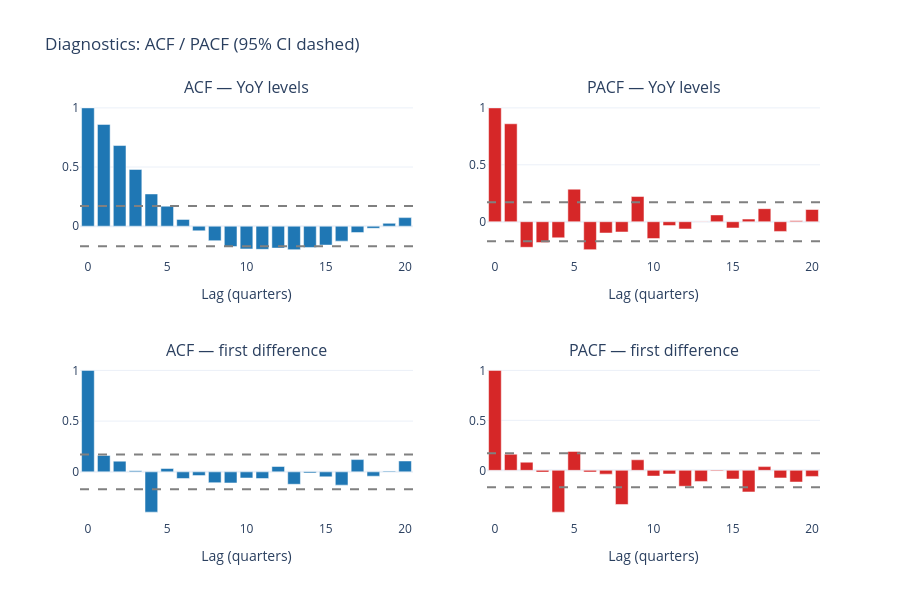

Here is the notebook cell this chart was saved with:
### Markdown cell above
# ACF/PACF plot

### Code cell
from statsmodels.tsa.stattools import adfuller, acf, pacf
from plotly.subplots import make_subplots

TRAIN_START = '1993-01-01'
y = df.loc[TRAIN_START:CUTOFF, 'headline_yoy'].dropna()
print(f"Training sample: {y.index.min().date()} to {y.index.max().date()}, n={len(y)}\n")

# --- ADF stationarity tests ---
print('Augmented Dickey-Fuller test (H0: unit root, non-stationary)')
for label, series in [('Levels', y), ('First difference', y.diff().dropna())]:
    stat, pval, _, _, crit, _ = adfuller(series, autolag='AIC')
    verdict = 'STATIONARY' if pval < 0.05 else 'non-stationary'
    print(f'  {label:18s}: ADF={stat:7.3f}  p-value={pval:.4f}  -> {verdict}')

# --- ACF / PACF computation ---
NLAGS = 20
ci_band = 1.96 / np.sqrt(len(y))   # 95% confidence band

fig_diag = make_subplots(rows=2, cols=2,
    subplot_titles=('ACF — YoY levels', 'PACF — YoY levels',
                    'ACF — first difference', 'PACF — first difference'))

for col_idx, (label, series) in enumerate([('levels', y), ('diff', y.diff().dropna())]):
    a = acf(series, nlags=NLAGS, fft=False)
    p = pacf(series, nlags=NLAGS, method='ywm')
    lags = np.arange(len(a))
    row = col_idx + 1
    fig_diag.add_trace(go.Bar(x=lags, y=a, marker_color='#1f77b4', showlegend=False), row=row, col=1)
    fig_diag.add_trace(go.Bar(x=lags, y=p, marker_color='#d62728', showlegend=False), row=row, col=2)
    for c in (1, 2):
        fig_diag.add_hline(y=ci_band,  line_dash='dash', line_color='grey', row=row, col=c)
        fig_diag.add_hline(y=-ci_band, line_dash='dash', line_color='grey', row=row, col=c)

fig_diag.update_layout(height=600, template='plotly_white',
                       title='Diagnostics: ACF / PACF (95% CI dashed)')
fig_diag.update_xaxes(title_text='Lag (quarters)')
fig_diag.show()

print('\nReading the plots:')
print('  - ACF tails off slowly + PACF cuts off at lag k  -> AR(k) candidate')
print('  - ACF cuts off at lag k + PACF tails off          -> MA(k) candidate')
print('  - Both tail off                                    -> ARMA(p,q) needed')
print('  - If ADF on levels rejects unit root, d=0 is fine. If only diff is stationary, use d=1.')

### Figure 1 — Plotly figure (JSON) as saved in the notebook; plotly's stock layout.template omitted (floating-point values rounded to 4 significant figures)
{"data": [{"marker": {"color": "#1f77b4"}, "showlegend": false, "type": "bar", "x": [0, 1, 2, 3, 4, 5, 6, 7, 8, 9, 10, 11, 12, 13, 14, 15, 16, 17, 18, 19, 20], "xaxis": "x", "y": [1, 0.8603, 0.6816, 0.4795, 0.2724, 0.1692, 0.05732, -0.03934, -0.1226, -0.1717, -0.1922, -0.1956, -0.1851, -0.1982, -0.1797, -0.1598, -0.1264, -0.05401, -0.018, 0.02414, 0.07238], "yaxis": "y"}, {"marker": {"color": "#d62728"}, "showlegend": false, "type": "bar", "x": [0, 1, 2, 3, 4, 5, 6, 7, 8, 9, 10, 11, 12, 13, 14, 15, 16, 17, 18, 19, 20], "xaxis": "x2", "y": [1, 0.8603, -0.2246, -0.1836, -0.1416, 0.286, -0.2451, -0.09912, -0.09019, 0.2213, -0.148, -0.03421, -0.06348, 0.001007, 0.05984, -0.05482, 0.02307, 0.1146, -0.08519, 0.007471, 0.1072], "yaxis": "y2"}, {"marker": {"color": "#1f77b4"}, "showlegend": false, "type": "bar", "x": [0, 1, 2, 3, 4, 5, 6, 7, 8, 9, 10, 11, 12, 13, 14, 15, 16, 17, 18, 19, 20], "xaxis": "x3", "y": [1, 0.1613, 0.1052, 0.01148, -0.3969, 0.03324, -0.06525, -0.03699, -0.1069, -0.1094, -0.06048, -0.06542, 0.05259, -0.1222, -0.01207, -0.04929, -0.131, 0.1209, -0.04264, 0.007613, 0.1072], "yaxis": "y3"}, {"marker": {"color": "#d62728"}, "showlegend": false, "type": "bar", "x": [0, 1, 2, 3, 4, 5, 6, 7, 8, 9, 10, 11, 12, 13, 14, 15, 16, 17, 18, 19, 20], "xaxis": "x4", "y": [1, 0.1613, 0.08131, -0.01781, -0.4183, 0.1893, -0.01647, -0.03816, -0.3418, 0.1052, -0.05779, -0.03658, -0.1595, -0.1111, -0.00672, -0.08697, -0.2162, 0.0371, -0.07597, -0.1172, -0.06094], "yaxis": "y4"}], "layout": {"annotations": [{"font": {"size": 16}, "showarrow": false, "text": "ACF — YoY levels", "x": 0.225, "xanchor": "center", "xref": "paper", "y": 1, "yanchor": "bottom", "yref": "paper"}, {"font": {"size": 16}, "showarrow": false, "text": "PACF — YoY levels", "x": 0.775, "xanchor": "center", "xref": "paper", "y": 1, "yanchor": "bottom", "yref": "paper"}, {"font": {"size": 16}, "showarrow": false, "text": "ACF — first difference", "x": 0.225, "xanchor": "center", "xref": "paper", "y": 0.375, "yanchor": "bottom", "yref": "paper"}, {"font": {"size": 16}, "showarrow": false, "text": "PACF — first difference", "x": 0.775, "xanchor": "center", "xref": "paper", "y": 0.375, "yanchor": "bottom", "yref": "paper"}], "height": 600, "shapes": [{"line": {"color": "grey", "dash": "dash"}, "type": "line", "x0": 0, "x1": 1, "xref": "x domain", "y0": 0.1706, "y1": 0.1706, "yref": "y"}, {"line": {"color": "grey", "dash": "dash"}, "type": "line", "x0": 0, "x1": 1, "xref": "x domain", "y0": -0.1706, "y1": -0.1706, "yref": "y"}, {"line": {"color": "grey", "dash": "dash"}, "type": "line", "x0": 0, "x1": 1, "xref": "x2 domain", "y0": 0.1706, "y1": 0.1706, "yref": "y2"}, {"line": {"color": "grey", "dash": "dash"}, "type": "line", "x0": 0, "x1": 1, "xref": "x2 domain", "y0": -0.1706, "y1": -0.1706, "yref": "y2"}, {"line": {"color": "grey", "dash": "dash"}, "type": "line", "x0": 0, "x1": 1, "xref": "x3 domain", "y0": 0.1706, "y1": 0.1706, "yref": "y3"}, {"line": {"color": "grey", "dash": "dash"}, "type": "line", "x0": 0, "x1": 1, "xref": "x3 domain", "y0": -0.1706, "y1": -0.1706, "yref": "y3"}, {"line": {"color": "grey", "dash": "dash"}, "type": "line", "x0": 0, "x1": 1, "xref": "x4 domain", "y0": 0.1706, "y1": 0.1706, "yref": "y4"}, {"line": {"color": "grey", "dash": "dash"}, "type": "line", "x0": 0, "x1": 1, "xref": "x4 domain", "y0": -0.1706, "y1": -0.1706, "yref": "y4"}], "title": {"text": "Diagnostics: ACF / PACF (95% CI dashed)"}, "xaxis": {"anchor": "y", "domain": [0, 0.45], "title": {"text": "Lag (quarters)"}}, "xaxis2": {"anchor": "y2", "domain": [0.55, 1], "title": {"text": "Lag (quarters)"}}, "xaxis3": {"anchor": "y3", "domain": [0, 0.45], "title": {"text": "Lag (quarters)"}}, "xaxis4": {"anchor": "y4", "domain": [0.55, 1], "title": {"text": "Lag (quarters)"}}, "yaxis": {"anchor": "x", "domain": [0.625, 1]}, "yaxis2": {"anchor": "x2", "domain": [0.625, 1]}, "yaxis3": {"anchor": "x3", "domain": [0, 0.375]}, "yaxis4": {"anchor": "x4", "domain": [0, 0.375]}}}
